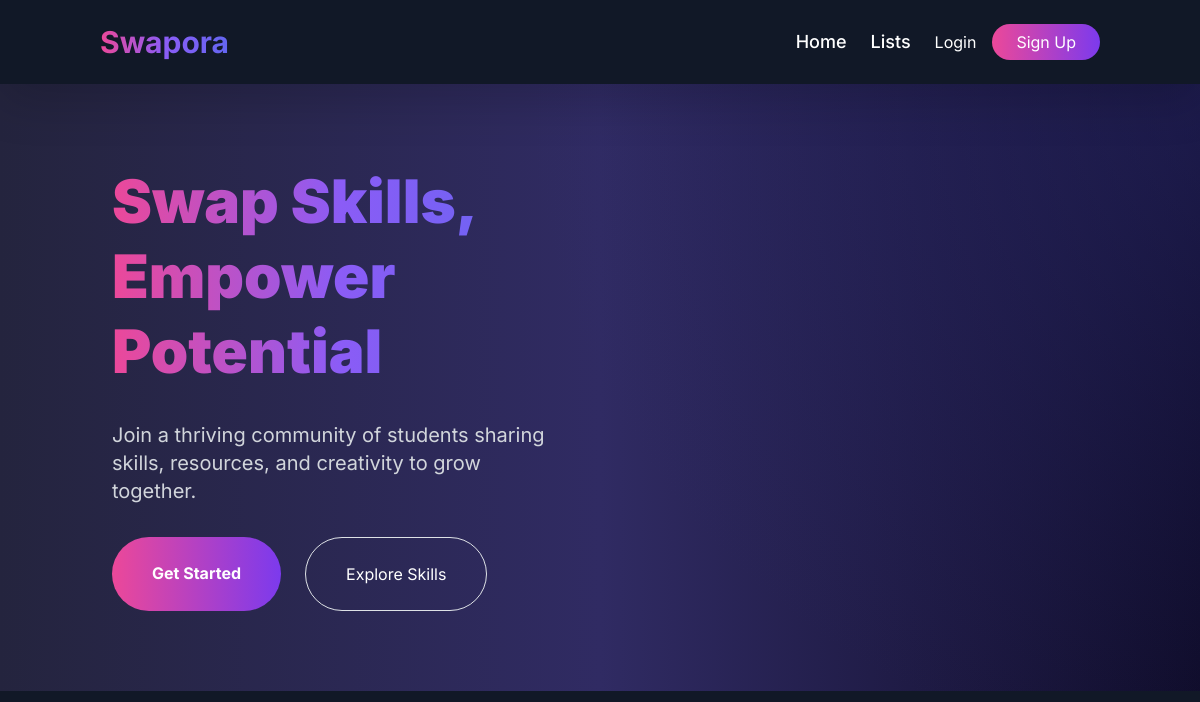
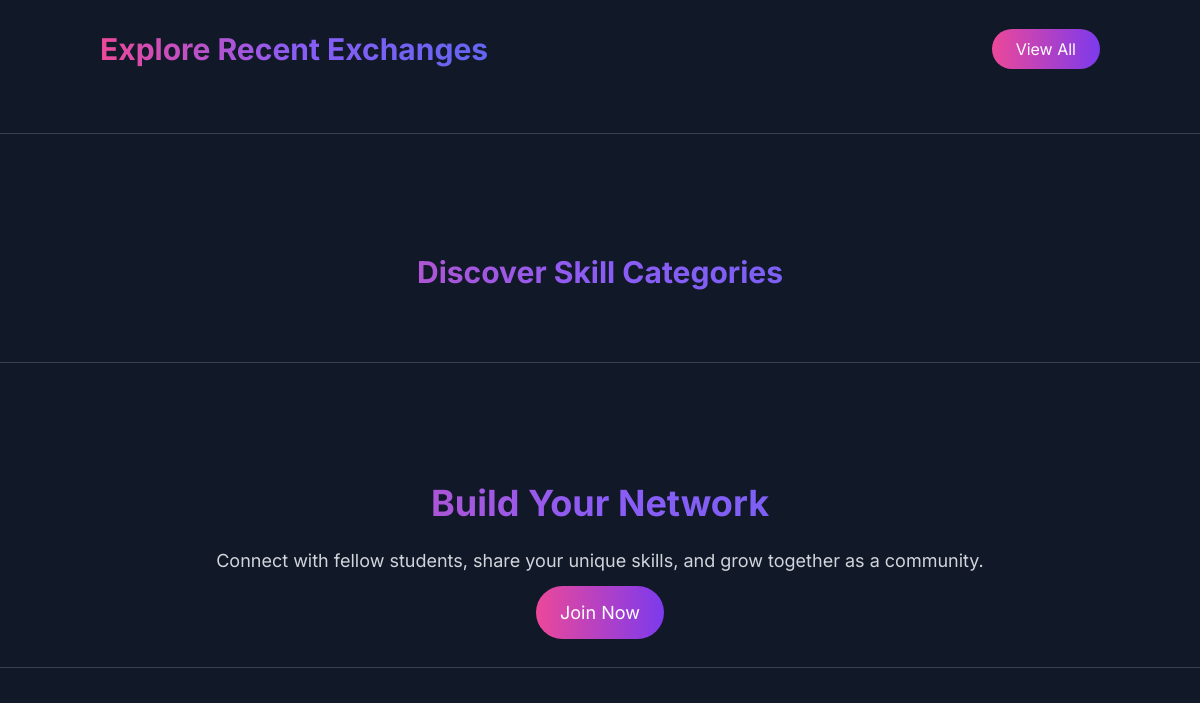
Before: / (upper part) with the older database file (2 pictures, top to bottom).
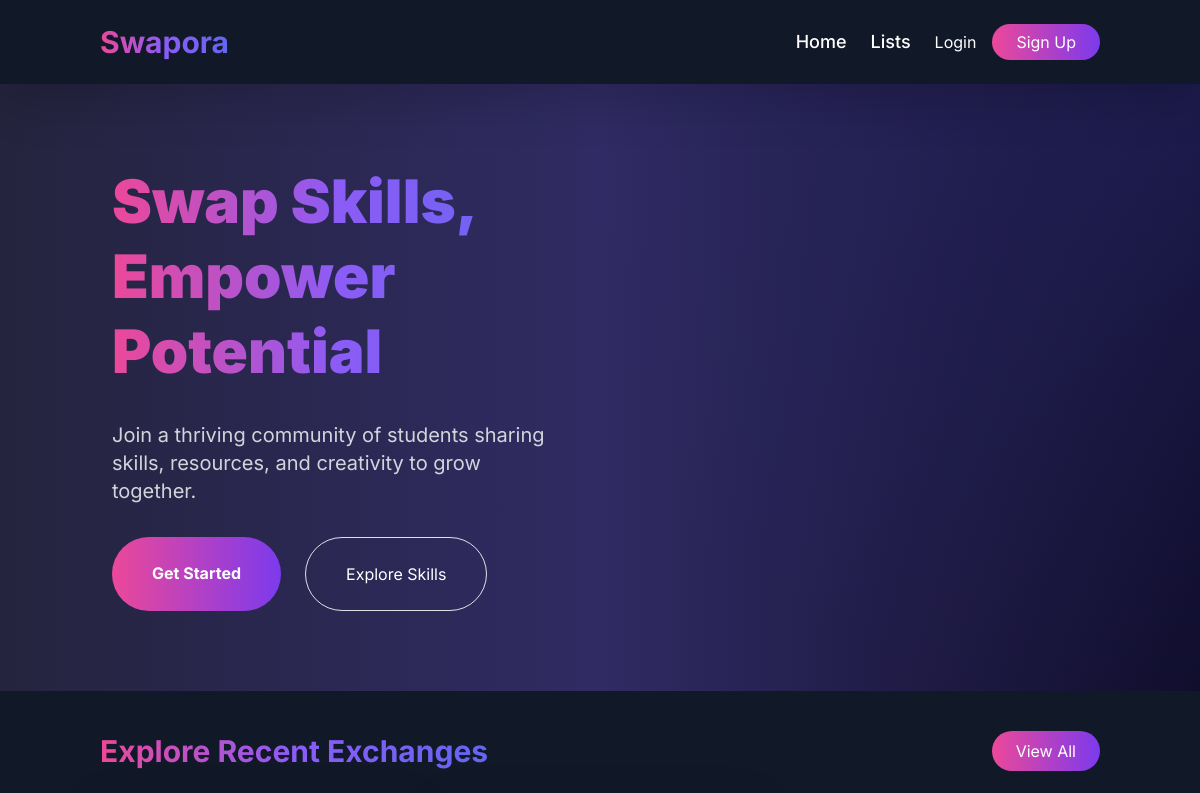
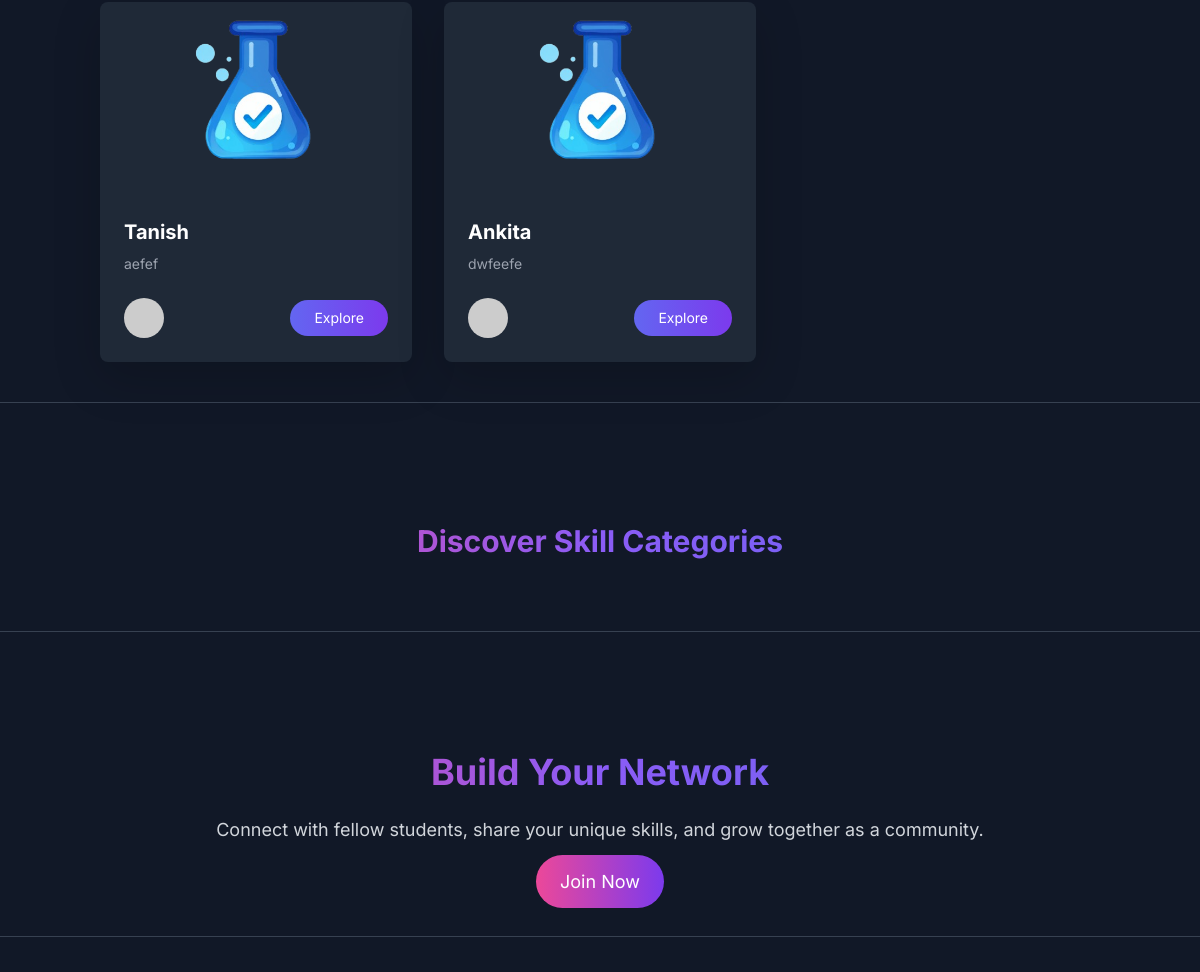
After: the same page with the newer database file (2 pictures, top to bottom).
### veggie/models.py (models this page shows)
class Recipe(models.Model):
    user = models.ForeignKey(User, on_delete=models.SET_NULL, null=True, blank=True)
    recipe_name = models.CharField(max_length=100)
    recipe_des = models.TextField()
    recipe_image = models.ImageField(upload_to="recipes/")
    recipe_main = models.TextField()
    created_at = models.DateTimeField(auto_now_add=True)

### veggie/views.py (the view)
# urls.py: 2. Add a URL to urlpatterns:  path('', views.home, name='home')
def home(request):
    featured_recipes = Recipe.objects.select_related('user').order_by('-id')[:6]
    categories = Category.objects.all()
    user_favorites = []
    if request.user.is_authenticated:
        user_favorites = Recipe.objects.filter(
            favorite__user=request.user
        )
    context = {
        'featured_recipes': featured_recipes,
        'categories': categories,
        'user_favorites': user_favorites,
    }
    return render(request, 'index.html', context)

### veggie/templates/index.html (shortened to what this page needs)
{% extends 'base.html' %}
{% block start %}
<!DOCTYPE html>
<html lang="en">
<head>
    <link href="https://cdn.jsdelivr.net/npm/tailwindcss@2.2.19/dist/tailwind.min.css" rel="stylesheet">
</head>
<body class="min-h-screen">
    <div class="parallax-bg relative">
        <div class="absolute inset-0" style="background: radial-gradient(circle at top right, rgba(49,49,128,0.4), transparent 50%);"></div>
        <div class="container mx-auto px-6 py-20 relative z-10">
            <div class="grid md:grid-cols-2 gap-16 items-center">
                <div class="space-y-8">
                    <h1 class="text-6xl font-black leading-tight text-transparent bg-clip-text bg-gradient-to-r from-pink-500 via-purple-500 to-indigo-500">
                    </h1>
                    <p class="text-xl text-gray-300">
                        Join a thriving community of students sharing skills, resources, and creativity to grow together.
                    </p>
                    <div class="flex space-x-6">
                        <a href="{% url 'login' %}" class="px-10 py-4 bg-gradient-to-r from-pink-500 to-purple-600 rounded-full text-white font-bold hover:scale-105 transform transition">
                            Get Started
                        </a>
                        <a href="{% url 'register' %}" class="px-10 py-4 border border-white/30 rounded-full text-white/80 hover:bg-white/10 transition">
                            Explore Skills
                        </a>
                    </div>
                </div>
                <div class="relative group">
                    <div class="relative font-black leading-tight text-transparent bg-clip-text bg-gradient-to-r from-pink-500 via-purple-500 to-indigo-500 z-10 rounded-3xl floating-element text-6xl text-center group transition-transform duration-300 overflow-hidden">
                        <span class="relative z-10">REAL</span>
                    </div>
                </div>
            </div>
        </div>
    </div>
    <section class="py-10 bg-gray-900 text-white">
        <div class="container mx-auto">
            <div class="flex justify-between items-center mb-6">
                <h2 class="text-3xl font-bold bg-gradient-to-r from-pink-500 via-purple-500 to-indigo-500 text-transparent bg-clip-text">Explore Recent Exchanges</h2>
                <a href="{% url 'recipes' %}" class="px-4 py-2 bg-gradient-to-r from-pink-500 to-purple-600 text-white rounded-full hover:scale-105 transform transition">View All</a>
            </div>
            <div class="grid grid-cols-1 sm:grid-cols-2 lg:grid-cols-3 gap-8">
                {% for recipe in featured_recipes %}
                <div class="bg-gray-800 rounded-lg shadow-lg overflow-hidden transform transition hover:scale-105">
                    {% if recipe.recipe_image %}
                        <img src="/media/{{recipe.recipe_image}}" alt="{{recipe.recipe_name}}" class="w-full h-48 object-cover">
                    {% else %}
                        <div class="bg-gray-700 h-48 flex items-center justify-center">
                            <i class="fas fa-exchange-alt fa-3x text-gray-500"></i>
                        </div>
                    {% endif %}
                    <div class="p-6">
                        <h5 class="text-xl font-bold text-white mb-2">{{ recipe.recipe_name }}</h5>
                        <p class="text-sm text-gray-400 mb-4">{{ recipe.recipe_des|truncatechars:100 }}</p>
                        <div class="flex justify-between items-center">
                            <div class="flex items-center space-x-2">
                                <img src="https://ui-avatars.com/api/?name={{ recipe.user.username }}&background=random&color=fff" class="w-10 h-10 rounded-full">
                            </div>
                            <a href="#" class="px-4 py-2 bg-gradient-to-r from-indigo-500 to-purple-600 text-white rounded-full text-sm hover:scale-105 transform transition">Explore</a>
                        </div>
                    </div>
                </div>
                {% endfor %}
            </div>
        </div>
        <div class="my-10 border-t border-gray-700"></div>
    </section>
    <section class="py-10 bg-gray-900 text-white">
        <div class="container mx-auto text-center">
            <h2 class="text-3xl font-bold bg-gradient-to-r from-pink-500 via-purple-500 to-indigo-500 text-transparent bg-clip-text mb-8">Discover Skill Categories</h2>
        </div>
        <div class="my-10 border-t border-gray-700"></div>
    </section>
    <section class="py-10 bg-gray-900 text-white text-center">
        <div class="container mx-auto">
            <h2 class="text-4xl font-bold bg-gradient-to-r from-pink-500 via-purple-500 to-indigo-500 text-transparent bg-clip-text mb-6">Build Your Network</h2>
            <p class="text-lg text-gray-300 mb-6">Connect with fellow students, share your unique skills, and grow together as a community.</p>
            {% if not request.user.is_authenticated %}
            <a href="{% url 'register' %}" class="px-6 py-3 bg-gradient-to-r from-pink-500 to-purple-600 text-white rounded-full text-lg hover:scale-105 transform transition">Join Now</a>
            {% endif %}
        </div>
        <div class="my-10 border-t border-gray-700"></div>
    </section>
{% endblock %}

### veggie/templates/base.html (shortened to what this page needs)
<!DOCTYPE html>
<html lang="en">
<head>
    <link href="https://cdn.jsdelivr.net/npm/bootstrap@5.3.0/dist/css/bootstrap.min.css" rel="stylesheet">
    <link href="https://cdn.jsdelivr.net/npm/tailwindcss@2.2.19/dist/tailwind.min.css" rel="stylesheet">
    <link rel="stylesheet" href="https://cdn.jsdelivr.net/npm/bootstrap-icons@1.11.2/font/bootstrap-icons.css">
</head>
<body>
<nav class="bg-gray-900 py-4 px-8 shadow-lg sticky top-0 z-50">
    <div class="container mx-auto flex justify-between items-center">
        <a href="/" class="text-3xl font-bold bg-gradient-to-r from-pink-500 via-purple-500 to-indigo-500 text-transparent bg-clip-text">
        </a>
        <div class="flex items-center space-x-6">
            <ul class="flex space-x-6 text-white text-lg">
                <li><a class="hover:text-pink-500 nav-link position-relative" href="/">Home</a></li>
                <li><a class="hover:text-purple-500 nav-link position-relative" href="/recipes/">Lists</a></li>
            </ul>
            <ul class="flex space-x-4">
                {% if request.user.is_authenticated %}
                <li class="relative">
                    <div class="dropdown">
                        <a href="#" class="flex items-center text-white space-x-2 hover:text-purple-500" role="button" data-bs-toggle="dropdown">
                            <img src="https://ui-avatars.com/api/?name={{ request.user.username }}&background=6a11cb&color=fff" alt="{{ request.user.username }}" class="rounded-full w-8 h-8">
                            <span>{{ request.user.username }}</span>
                        </a>
                        <ul class="dropdown-menu absolute bg-gray-800 text-white right-0 mt-2 rounded-lg shadow-lg overflow-hidden">
                            <li><a class="dropdown-item block px-4 py-2 hover:bg-gray-700 text-white" href="/add/">Add Post</a></li>
                            <li><a class="dropdown-item block px-4 py-2 hover:bg-gray-700 text-white" href="/favorites/">My Favorites</a></li>
                            <li><a class="dropdown-item block px-4 py-2 hover:bg-gray-700 text-white" href="/profiles/">Profile</a></li>
                            <li><hr class="border-gray-600"></li>
                            <li><a class="dropdown-item block px-4 py-2 hover:bg-red-600 text-red-500" href="/logout/">Logout</a></li>
                        </ul>
                    </div>
                </li>
                {% else %}
                <li><a href="/login/" class="text-white hover:text-pink-500">Login</a></li>
                <li><a href="/register/" class="px-4 py-2 bg-gradient-to-r from-pink-500 to-purple-600 text-white rounded-full hover:scale-105 transform transition">Sign Up</a></li>
                {% endif %}
            </ul>
        </div>
    </div>
</nav>
    <main>
        {% block start %}{% endblock %}
    </main>
</body>
</html>

### veggie/templates/base.html (style rules this page uses)
body { font-family: 'Inter', sans-serif; background: linear-gradient(to right, #24243e, #302b63, #0f0c29); color: white; }
.parallax-bg { background-attachment: fixed; background-position: center; background-repeat: no-repeat; background-size: cover; }
.floating-element { animation: float 4s ease-in-out infinite; }
body { min-height: 100vh; display: flex; flex-direction: column; }
.nav-link { font-weight: 500; }

### veggie/templates/index.html (style rules this page uses)
body { font-family: 'Inter', sans-serif; background: linear-gradient(to right, #24243e, #302b63, #0f0c29); color: white; }
.parallax-bg { background-attachment: fixed; background-position: center; background-repeat: no-repeat; background-size: cover; }
.floating-element { animation: float 4s ease-in-out infinite; }

Changed rows visible on the page:
added Recipe: recipe_image (picture), recipe_name "Tanish", recipe_des "aefef"
added Recipe: recipe_image (picture), recipe_name "Ankita", recipe_des "dwfeefe"
